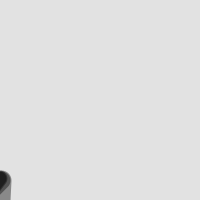
Frame 1 (no input)
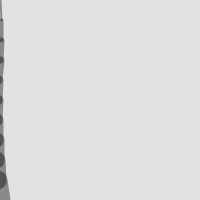
Frame 60 (the mouse pressed at the canvas centre just before this capture)
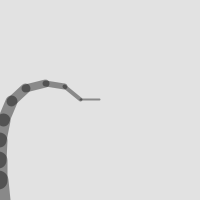
Frame 120 (the mouse held since frame 60 and released just before this capture)

The Processing sketch that drew these frames (run headless with seeded random() and noise(); from frame 60 on, the mouse is pressed at the canvas centre):

// Processing sketch: Reach2
// ── Reach2.pde
/**
 * Reach 2. 
 * Based on code from Keith Peters (www.bit-101.com)
 *
 * The arm follows the position of the mouse by
 * calculating the angles with atan2(). 
 *
 * Created November 21 2006
 */

int numSegments = 10;
float[] x = new float[numSegments];
float[] y = new float[numSegments];
float[] angle = new float[numSegments];
float segLength = 20;
float targetX, targetY;

void setup() {
  size(200, 200);
  smooth(); 
  strokeWeight(20.0);
  stroke(0, 100);
  x[x.length-1] = 0;     // Set base x-coordinate
  y[x.length-1] = height;  // Set base y-coordinate
}

void draw() {
  background(226);
  
  reachSegment(0, mouseX, mouseY);
  for(int i=1; i<numSegments; i++) {
    reachSegment(i, targetX, targetY);
  }
  for(int i=x.length-1; i>=1; i--) {
    positionSegment(i, i-1);  
  } 
  for(int i=0; i<x.length; i++) {
    segment(x[i], y[i], angle[i], (i+1)*2); 
  }
}

void positionSegment(int a, int b) {
  x[b] = x[a] + cos(angle[a]) * segLength;
  y[b] = y[a] + sin(angle[a]) * segLength; 
}

void reachSegment(int i, float xin, float yin) {
  float dx = xin - x[i];
  float dy = yin - y[i];
  angle[i] = atan2(dy, dx);  
  targetX = xin - cos(angle[i]) * segLength;
  targetY = yin - sin(angle[i]) * segLength;
}

void segment(float x, float y, float a, float sw) {
  strokeWeight(sw);
  pushMatrix();
  translate(x, y);
  rotate(a);
  line(0, 0, segLength, 0);
  popMatrix();
}
